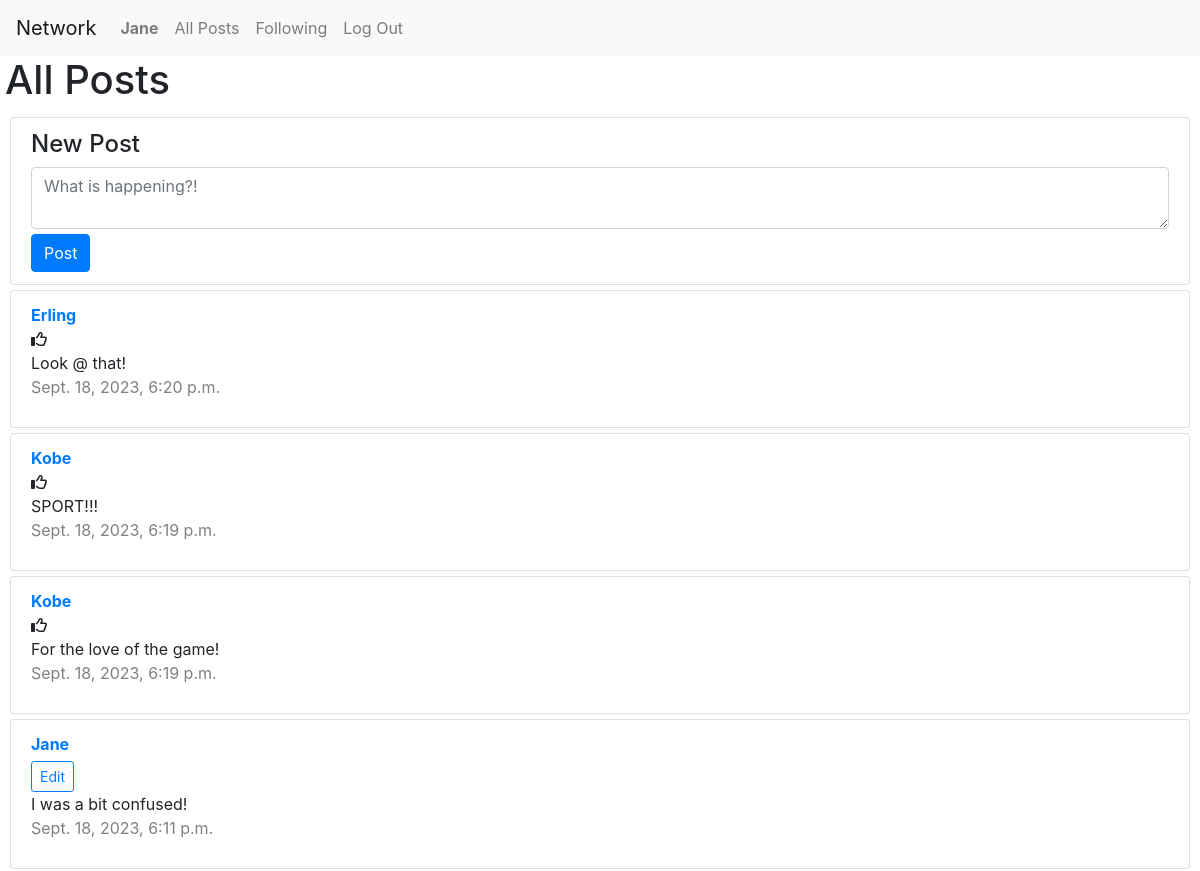
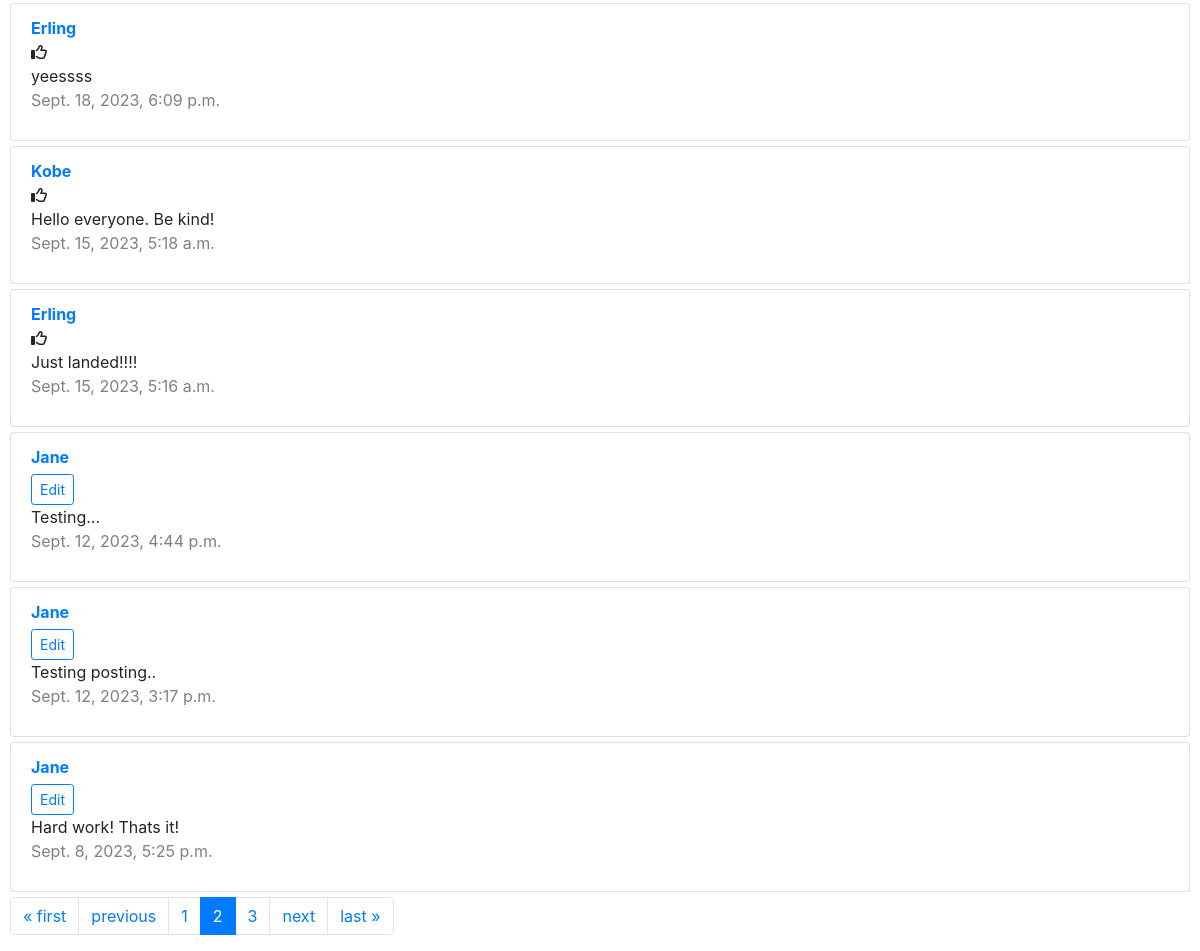
Page /?page=2 (signed in) on the committed database (2 pictures, top to bottom).
### network/models.py (models this page shows, shortened)
class User(AbstractUser):
    following = models.ManyToManyField('self', symmetrical=False, blank=True, related_name='followers')

class Post(models.Model):
    user = models.ForeignKey(User, on_delete=models.CASCADE, related_name="posts")
    content = models.TextField()
    created_at = models.DateTimeField(auto_now_add=True)

### network/views.py (the view)
# urls.py: path("", views.index, name="index"),
def index(request):
    if request.user.is_authenticated:
        posts = Post.objects.all().order_by('-created_at')
        page_obj = paginate(request, posts)
        allLikes = Like.objects.all()
        whoYouLiked = []
        try:
            for like in allLikes:
                if like.user.id == request.user.id:
                    whoYouLiked.append(like.post.id)
        except:
            whoYouLiked = []
        return render(request, "network/index.html", {
            "page_obj": page_obj,
            "whoYouLiked": whoYouLiked
        })
    else:
        return HttpResponseRedirect(reverse("login"))

### network/views.py (called while the page is built)
def paginate(request, posts):
    paginator = Paginator(posts, 10)  # Show 10 contacts per page.
    page_number = request.GET.get("page")
    page_obj = paginator.get_page(page_number)
    return page_obj

### network/templates/network/index.html (shortened to what this page needs)
{% extends "network/layout.html" %}
{% load static %}
{% block body %}
    <h1>All Posts</h1>
    <div id="post-view">
        <ul class="list-group">
            <li class="list-group-item">
                <h4>New Post</h4>
                <form id="post-form" method="post" action="{% url 'create_post' %}">
                    <textarea class="form-control" id="post-content" placeholder="What is happening?!"></textarea>
                    <input id="post-button" type="submit" class="btn btn-primary" value="Post"/>
                </form>
            </li>
        </ul>
    </div>
    {% include 'network/post_list.html' with page_obj=page_obj whoYouLiked=whoYouLiked %}
{% endblock %}

### network/templates/network/layout.html (shortened to what this page needs)
{% load static %}
<!DOCTYPE html>
<html lang="en">
    <head>
        <link rel="stylesheet" href="https://stackpath.bootstrapcdn.com/bootstrap/4.4.1/css/bootstrap.min.css">
        <link href="{% static 'network/styles.css' %}" rel="stylesheet">
        <link rel="stylesheet" href="https://cdnjs.cloudflare.com/ajax/libs/font-awesome/6.4.2/css/all.min.css" />
    </head>
    <body>
        <nav class="navbar navbar-expand-lg navbar-light bg-light">
            <a class="navbar-brand" href="#">Network</a>
            <div>
              <ul class="navbar-nav mr-auto">
                {% if user.is_authenticated %}
                    <li class="nav-item">
                        <a class="nav-link" href="{% url 'profile' username=user.username %}"><strong>{{ user.username }}</strong></a>
                    </li>
                {% endif %}
                <li class="nav-item">
                  <a class="nav-link" href="{% url 'index' %}">All Posts</a>
                </li>
                {% if user.is_authenticated %}
                    <li class="nav-item">
                        <a class="nav-link" href="{% url 'following' %}">Following</a>
                    </li>
                    <li class="nav-item">
                        <a class="nav-link" href="{% url 'logout' %}">Log Out</a>
                    </li>
                {% endif %}
              </ul>
            </div>
          </nav>
        <div class="body">
            {% block body %}
            {% endblock %}
        </div>
    </body>
</html>

### network/templates/network/post_list.html (shortened to what this page needs)
{% load static %}
<ul class="list-group">
    {% for post in page_obj %}
        <div id="post" data-post-id="{{ post.id }}">
            <li class="list-group-item">
                <strong><a href="{% url 'profile' username=post.user.username %}">{{ post.user.username }}</a></strong> <br>
                {% if user.is_authenticated %}
                    {% if user == post.user %}
                        <button class="btn btn-sm btn-outline-primary edit-button" data-toggle="modal" data-target="#modal_edit_post_{{ post.id }}">Edit</button><br>
                    {% else %}
                        {% if post.id in whoYouLiked%}
                        <i class="fa-solid fa-thumbs-up" id="{{ post.id }}" onclick="likeHandler({{ post.id }}, '{{ whoYouLiked }}')"></i>
                        {% else%}
                        <i class="fa-regular fa-thumbs-up" id="{{ post.id }}" onclick="likeHandler({{ post.id }}, '{{ whoYouLiked }}')"></i>
                        {% endif %}
                    {% endif%}
                {% endif%}
                <div class="post-content" id="content_{{ post.id }}">
                    {{ post.content }}
                </div>
                <p class="date">{{ post.created_at }}</p>
            </li>
        </div>
    {% endfor %}
</ul>
<span class="step-links">
    <nav aria-label="Page navigation">
        <ul class="pagination">
            {% if page_obj.has_previous %}
                <li class="page-item"><a class="page-link"  href="{% url 'index' %}?page=1">&laquo; first</a></li>
                <li class="page-item"><a class="page-link"  href="{% url 'index' %}?page={{ page_obj.previous_page_number }}">previous</a></li>
            {% endif %}
                {% for page_num in page_obj.paginator.page_range %}
                    <li class="page-item {% if page_num == page_obj.number %}active{% endif %}">
                        <a class="page-link" href="{% url 'index' %}?page={{ page_num }}">{{ page_num }}</a>
                    </li>
                {% endfor %}
            {% if page_obj.has_next %}
                <li class="page-item"><a class="page-link" href="{% url 'index' %}?page={{ page_obj.next_page_number }}">next</a></li>
                <li class="page-item"><a class="page-link" href="{% url 'index' %}?page={{ page_obj.paginator.num_pages }}">last &raquo;</a></li>
            {% endif %}
        </ul>
    </nav>
</span>

### network/static/network/styles.css (style rules this page uses)
h1, h3 { margin-left: 5px; }
.list-group-item, .follower-following, .pagination { margin-left: 10px; margin-right: 10px; margin-top: 5px; }
.btn { margin-top: 5px; }
.date { color: grey; }

### rows in the picture
User: username "Jane"
Post: user.username "Erling", content "Look @ that!", created_at "Sept. 18, 2023, 6:20 p.m."
Post: user.username "Kobe", content "SPORT!!!", created_at "Sept. 18, 2023, 6:19 p.m."
Post: user.username "Kobe", content "For the love of the game!", created_at "Sept. 18, 2023, 6:19 p.m."
Post: user.username "Jane", content "I was a bit confused!", created_at "Sept. 18, 2023, 6:11 p.m."
Post: user.username "Erling", content "yeessss", created_at "Sept. 18, 2023, 6:09 p.m."
Post: user.username "Kobe", content "Hello everyone. Be kind!", created_at "Sept. 15, 2023, 5:18 a.m."
Post: user.username "Erling", content "Just landed!!!!", created_at "Sept. 15, 2023, 5:16 a.m."
Post: user.username "Jane", content "Testing...", created_at "Sept. 12, 2023, 4:44 p.m."
Post: user.username "Jane", content "Testing posting..", created_at "Sept. 12, 2023, 3:17 p.m."
Post: user.username "Jane", content "Hard work! Thats it!", created_at "Sept. 8, 2023, 5:25 p.m."

### other values in the picture
{{ page_num }} "1" "2" "3"
